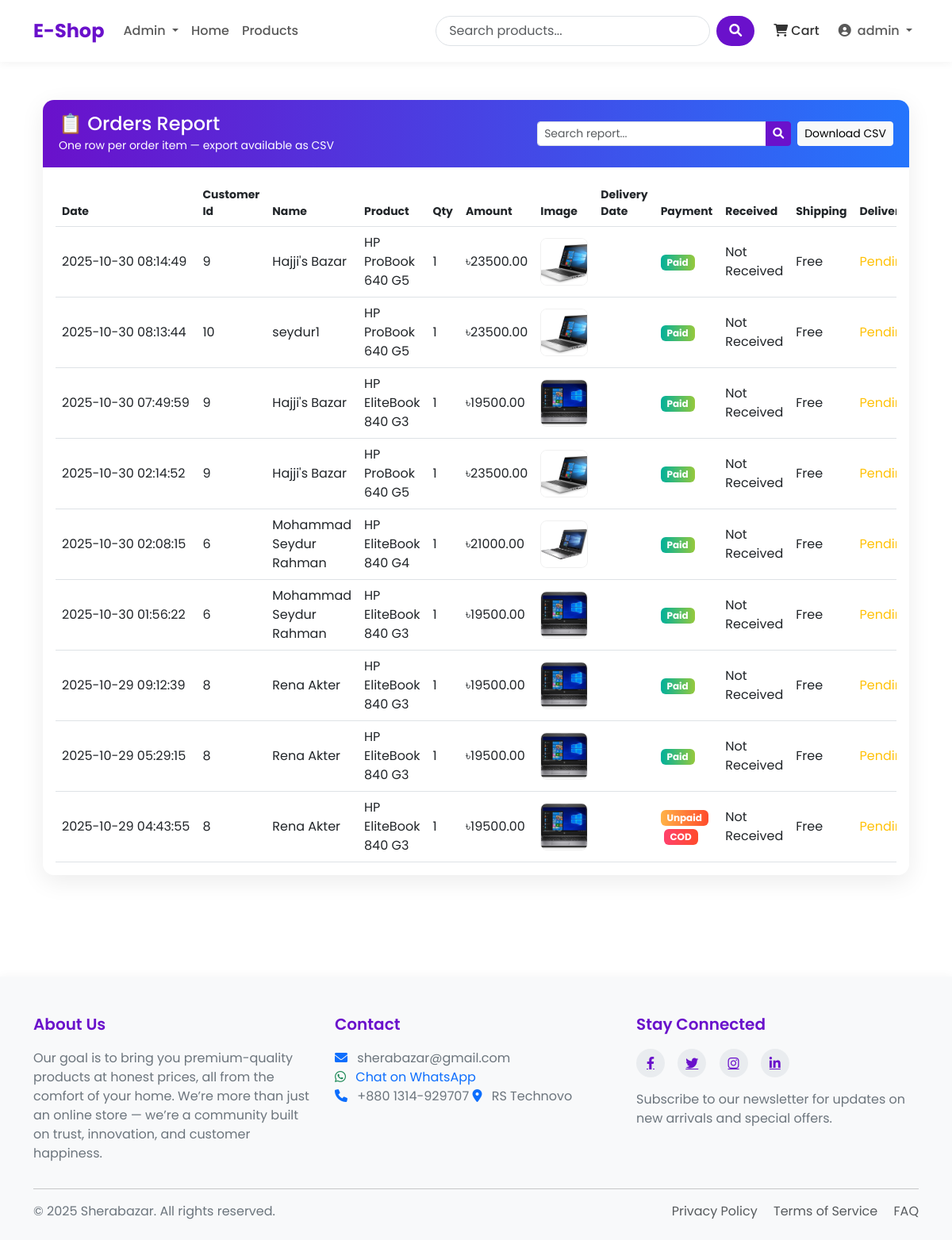
Screenshot of /dashboard/orders/report/ (signed in) with the database file from the repository.
### shop/models.py (models this page shows, shortened)
class Product(models.Model):
    name = models.CharField(max_length=100)
    slug = models.SlugField(max_length=200, unique=True)
    category = models.ForeignKey(Category, on_delete=models.CASCADE, related_name='products')
    description = models.TextField()
    price = models.DecimalField(max_digits=10, decimal_places=2) # 405.99
    stock = models.PositiveBigIntegerField(default=1)
    available = models.BooleanField(default=True)
    created_at = models.DateTimeField(auto_now_add=True)
    updated_at = models.DateTimeField(auto_now=True)
    image = models.ImageField(upload_to='products/%Y/%m/%d') # products/25/10/2025

### shop/views.py (the view, shortened to what this page needs)
@admin_required
def admin_orders_report(request):
    orders = (
        Order.objects.select_related("user")
        .prefetch_related("order_items__product")
        .order_by("-created_at")
    )
    rows = []
    for order in orders:
        for item in order.order_items.all():
            date = timezone.localtime(order.created_at).strftime("%Y-%m-%d %H:%M:%S")
            customer_id = order.user.id if order.user else "-"
            name = (
                order.user.get_full_name() or order.user.username
                if order.user
                else "Guest"
            )
            product_name = item.product.name if item.product else ""
            qty = item.quantity
            amount = (
                (item.price * item.quantity)
                if getattr(item, "price", None) is not None
                else (item.product.price * item.quantity)
            )
            image = (
                request.build_absolute_uri(item.product.image.url)
                if item.product and item.product.image
                else ""
            )
            delivery_date = (
                timezone.localtime(order.updated_at).strftime("%Y-%m-%d %H:%M:%S")
                if order.status == "delivered"
                else ""
            )
            payment_yes = "Yes" if order.paid else "No"
            payment_type = (
                "Online"
                if order.transaction_id
                else ("COD" if not order.paid else "Online")
            )
            received = "Received" if order.status == "delivered" else "Not Received"
            shipping = "Free"  # no shipping info available in model; defaulting to Free
            delivery = "Delivered" if order.status == "delivered" else "Pending"
            rows.append(
                {
                    "date": date,
                    "customer_id": customer_id,
                    "name": name,
                    "product_name": product_name,
                    "qty": qty,
                    "amount": f"{amount}",
                    "image": image,
                    "delivery_date": delivery_date,
                    "payment_yes": payment_yes,
                    "payment_type": payment_type,
                    "received": received,
                    "shipping": shipping,
                    "delivery": delivery,
                }
            )
    q = request.GET.get("q", "").strip()
    return render(request, "shop/admin/orders_report.html", {"rows": rows})

### shop/context_processors.py (called while the page is built)
def cart_items_count(request):
    if request.user.is_authenticated:
        try:
            cart = Cart.objects.get(user=request.user)
            return {'cart_items_count' : cart.get_total_items()}
        except Cart.DoesNotExist:
            {'cart_items_count' : 0}
    return {'cart_items_count' : 0}

### shop/views.py (called while the page is built)
def admin_required(view_func):
    decorated_view_func = user_passes_test(
        lambda u: u.is_active and u.is_superuser,
        login_url="/admin/login/",  # redirect to admin login
    )(view_func)
    return decorated_view_func

### templates/shop/admin/orders_report.html (shortened to what this page needs)
{% extends 'base.html' %} {% block title %}Orders Report | E-Shop{% endblock %}
 {% block content %}
<div class="container py-4">
  <div class="report-card">
    <div
      class="report-header d-flex justify-content-between align-items-center"
    >
      <div>
        <h4 class="mb-0">📋 Orders Report</h4>
        <small>One row per order item — export available as CSV</small>
      </div>
      <div class="d-flex align-items-center">
        <form class="me-2" method="get">
          <div class="input-group input-group-sm">
            <input
              type="text"
              name="q"
              class="form-control"
              placeholder="Search report..."
              value="{{ request.GET.q|default:'' }}"
            />
            <button class="btn btn-primary" type="submit">
              <i class="fas fa-search"></i>
            </button>
          </div>
        </form>
        <a href="?format=csv" class="btn btn-light btn-sm">Download CSV</a>
      </div>
    </div>
    <div class="p-3">
      <div class="table-responsive">
        <table class="table table-hover align-middle mb-0">
          <thead>
            <tr class="small text-muted">
              <th>Date</th>
              <th>Customer Id</th>
              <th>Name</th>
              <th>Product</th>
              <th>Qty</th>
              <th>Amount</th>
              <th>Image</th>
              <th>Delivery Date</th>
              <th>Payment</th>
              <th>Received</th>
              <th>Shipping</th>
              <th>Delivery</th>
            </tr>
          </thead>
          <tbody>
            {% for r in rows %}
            <tr>
              <td class="text-nowrap">{{ r.date }}</td>
              <td>{{ r.customer_id }}</td>
              <td>{{ r.name }}</td>
              <td>{{ r.product_name }}</td>
              <td>{{ r.qty }}</td>
              <td>৳{{ r.amount }}</td>
              <td>
                {% if r.image %}
                <img src="{{ r.image }}" alt="thumb" class="thumb" />
                {% else %} — {% endif %}
              </td>
              <td class="text-nowrap">{{ r.delivery_date }}</td>
              <td>
             {% if r.payment_yes == 'Yes' %}
             <span class="badge badge-paid">Paid</span>
             {% else %}
             <span class="badge badge-pending">Unpaid</span>
             {% endif %}
             {% if r.payment_type == 'COD' %}
             <span class="badge badge-cod ms-1">COD</span>
             {% endif %}
                </td>
              <td>{{ r.received }}</td>
              <td>{{ r.shipping }}</td>
              <td>
                {% if r.delivery == 'Delivered' %}
                <span class="text-success">Delivered</span>
                {% else %}
                <span class="text-warning">Pending</span>
                {% endif %}
              </td>
            </tr>
            {% empty %}
            <tr>
              <td colspan="12" class="text-center py-4">No orders found.</td>
            </tr>
            {% endfor %}
          </tbody>
        </table>
      </div>
    </div>
  </div>
</div>
{% endblock %}

### templates/base.html (shortened to what this page needs)
<!DOCTYPE html>
<html lang="en">
  <head>
    <link
      href="https://cdn.jsdelivr.net/npm/bootstrap@5.3.0/dist/css/bootstrap.min.css"
      rel="stylesheet"
    />
    <link
      rel="stylesheet"
      href="https://cdnjs.cloudflare.com/ajax/libs/font-awesome/6.0.0/css/all.min.css"
    />
    {% load static %} {% block extra_css %}{% endblock %}
  </head>
  <body>
    <header>
      <nav class="navbar navbar-expand-lg navbar-light bg-white">
        <div class="container">
          <a class="navbar-brand" href="{% url 'home' %}">E-Shop</a>
          <div class="collapse navbar-collapse" id="navbarNav">
            <ul class="navbar-nav me-auto mb-2 mb-lg-0">
              {% if user.is_superuser %}
              <li class="nav-item dropdown">
                <a
                  class="nav-link dropdown-toggle"
                  href="#"
                  id="adminMenu"
                  role="button"
                  data-bs-toggle="dropdown"
                  aria-expanded="false"
                >
                  Admin
                </a>
              </li>
              {% endif %}
              <li
                class="nav-item {% if request.path == '/' %}active{% endif %}"
              >
                <a class="nav-link" href="{% url 'home' %}">Home</a>
              </li>
              <li
                class="nav-item {% if '/products/' in request.path %}active{% endif %}"
              >
                <a class="nav-link" href="{% url 'product_list' %}">Products</a>
              </li>
            </ul>
            <form
              class="d-flex search-box me-3"
              action="{% url 'product_list' %}"
              method="get"
            >
              <input
                class="form-control search-input me-2"
                type="search"
                name="search"
                value="{{ request.GET.search|default:'' }}"
                placeholder="Search products..."
                aria-label="Search"
              />
              <button class="btn search-btn" type="submit">
                <i class="fas fa-search"></i>
              </button>
            </form>
            <ul class="navbar-nav">
              <li class="nav-item me-2">
                <a class="nav-link cart-btn" href="{% url 'cart_detail' %}">
                    <i class="fas fa-shopping-cart"></i> Cart
                    </a>
              </li>
              {% if user.is_authenticated %}
              <li class="nav-item dropdown">
                <a
                  class="nav-link dropdown-toggle"
                  href="#"
                  id="navbarDropdown"
                  role="button"
                  data-bs-toggle="dropdown"
                  aria-expanded="false"
                >
                  <i class="fas fa-user-circle me-1"></i> {{ user.username }}
                </a>
              </li>
              {% endif %}
            </ul>
          </div>
        </div>
      </nav>
    </header>
    <main class="container my-4">
       {% block content %}{% endblock %}
    </main>
    <footer>
      <div class="container">
        <div class="row">
          <div class="col-md-4 mb-4 mb-md-0">
            <h5>About Us</h5>
            <p>
              Our goal is to bring you premium-quality products at honest
              prices, all from the comfort of your home. We’re more than just an
              online store — we’re a community built on trust, innovation, and
              customer happiness.
            </p>
          </div>
          <div class="col-md-4 mb-4 mb-md-0">
            <h5>Contact</h5>
            <p>
              <i class="fas fa-envelope me-2 text-primary"></i>
              sherabazar@gmail.com<br />
              <a
                href="https://wa.me/8801314929707"
                target="_blank"
                class="text-decoration-none text-primary"
                ><i class="fab fa-whatsapp me-2 text-success"></i> Chat on
                WhatsApp</a
              >
              <br />
              <i class="fas fa-phone me-2 text-primary"></i> +880 1314-929707
              <i class="fas fa-map-marker-alt me-2 text-primary"></i> RS
              Technovo
            </p>
          </div>
          <div class="col-md-4">
            <h5>Stay Connected</h5>
            <div class="social-icons mb-3">
              <a href="#"><i class="fab fa-facebook-f"></i></a>
              <a href="#"><i class="fab fa-twitter"></i></a>
              <a href="#"><i class="fab fa-instagram"></i></a>
              <a href="#"><i class="fab fa-linkedin-in"></i></a>
            </div>
            <p>
              Subscribe to our newsletter for updates on new arrivals and
              special offers.
            </p>
          </div>
        </div>
        <hr />
        <div class="row mt-3">
          <div class="col-md-6 mb-2 mb-md-0">
            <p class="mb-0">
              &copy; {% now "Y" %} Sherabazar. All rights reserved.
            </p>
          </div>
          <div class="col-md-6 text-md-end">
            <p class="mb-0">
              <a href="#" class="text-decoration-none me-3 text-muted"
                >Privacy Policy</a
              >
              <a href="#" class="text-decoration-none me-3 text-muted"
                >Terms of Service</a
              >
              <a href="#" class="text-decoration-none text-muted">FAQ</a>
            </p>
          </div>
        </div>
      </div>
    </footer>
  </body>
</html>

### templates/shop/admin/orders_report.html (style rules this page uses)
.report-card { border-radius: 14px; overflow: hidden; box-shadow: 0 8px 30px rgba(0, 0, 0, 0.08); }
.report-header { background: linear-gradient(90deg, #6a11cb, #2575fc); color: #fff; padding: 1rem 1.25rem; }
.thumb { width: 60px; height: 60px; object-fit: cover; border-radius: 8px; border: 1px solid rgba(0, 0, 0, 0.06); }
.badge-paid { background: linear-gradient(90deg, #00b09b, #96c93d); color: #fff; }
.badge-pending { background: linear-gradient(90deg, #ffb347, #ff4b2b); color: #fff; }
.badge-cod { background: linear-gradient(90deg, #ff416c, #ff4b2b); color: #fff; }

### templates/base.html (style rules this page uses)
:root { --primary-color: #6a11cb; --primary-dark: #5a0cb8; --primary-light: #7c4ddb; --secondary-color: #2575fc; --text-color: #333333; --text-light: #6c757d; --bg-light: #f8f9fa; --border-radius: 10px; --box-shadow: 0 5px 15px rgba(0, 0, 0, 0.08); }
body { font-family: "Poppins", sans-serif; color: var(--text-color); display: flex; flex-direction: column; min-height: 100vh; }
main { flex: 1; }
.navbar { padding: 1rem 0; box-shadow: 0 2px 10px rgba(0, 0, 0, 0.05); }
.navbar-brand { font-weight: 700; font-size: 1.5rem; color: var(--primary-color); }
.nav-link { font-weight: 500; padding: 0.5rem 1rem; transition: all 0.3s ease; }
.search-box { position: relative; }
.search-input { border-radius: 50px; padding-left: 1rem; border: 1px solid #dee2e6; transition: all 0.3s ease; }
.search-btn { border-radius: 50px; background-color: var(--primary-color); color: white; padding: 0.375rem 1rem; border: none; }
.cart-btn { position: relative; padding: 0.5rem 1rem; color: var(--text-color); transition: all 0.3s ease; }
.btn-primary { background-color: var(--primary-color); border-color: var(--primary-color); }
footer { background-color: var(--bg-light); padding: 3rem 0 1.5rem; margin-top: 5rem; box-shadow: 0 -2px 10px rgba(0, 0, 0, 0.03); }
footer h5 { font-weight: 600; margin-bottom: 1.2rem; color: var(--primary-color); }
footer p { color: var(--text-light); }
.social-icons a { display: inline-flex; align-items: center; justify-content: center; width: 36px; height: 36px; background-color: #e9ecef; color: var(--primary-color); border-radius: 50%; margin-right: 0.75rem; transition: all 0.3s ease; }

### rows the page displays
Product: product_name "HP ProBook 640 G5" "HP ProBook 640 G5" "HP ProBook 640 G5"
Product: product_name "HP EliteBook 840 G3" "HP EliteBook 840 G3" "HP EliteBook 840 G3" "HP EliteBook 840 G3" "HP EliteBook 840 G3"
Product: product_name "HP EliteBook 840 G4"

### other values shown
{{ user.username }} "admin"
{{ r.date }} "2025-10-30 08:14:49" "2025-10-30 08:13:44" "2025-10-30 07:49:59" "2025-10-30 02:14:52" "2025-10-30 02:08:15" "2025-10-30 01:56:22" "2025-10-29 09:12:39" "2025-10-29 05:29:15" "2025-10-29 04:43:55"
{{ r.customer_id }} "9" "10" "9" "9" "6" "6" "8" "8" "8"
{{ r.name }} "Hajji's Bazar" "seydur1" "Hajji's Bazar" "Hajji's Bazar" "Mohammad Seydur Rahman" "Mohammad Seydur Rahman" "Rena Akter" "Rena Akter" "Rena Akter"
{{ r.qty }} "1" "1" "1" "1" "1" "1" "1" "1" "1"
{{ r.amount }} "23500.00" "23500.00" "19500.00" "23500.00" "21000.00" "19500.00" "19500.00" "19500.00" "19500.00"
{{ r.received }} "Not Received" "Not Received" "Not Received" "Not Received" "Not Received" "Not Received" "Not Received" "Not Received" "Not Received"
{{ r.shipping }} "Free" "Free" "Free" "Free" "Free" "Free" "Free" "Free" "Free"
